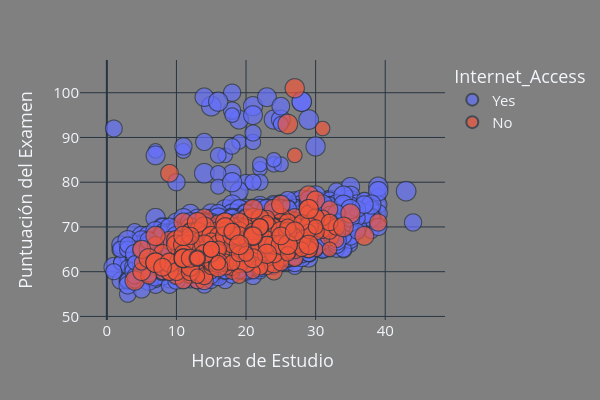

Notebook code cell kept with this figure:
### Code cell
# Scatter relacion horas_sueño-sesiones_entrenamiento Color:actividad_fisica
varX = df['Hours_Studied']
varY = df['Exam_Score']
col = 'Internet_Access'
cocs = 'Jet'
x_title = 'Horas de Estudio'
y_title = 'Puntuación del Examen'
tamano = 'Previous_Scores'
sct(varX, varY, col, cocs, x_title, y_title, tamano)

### Figure 1 — Plotly figure (JSON) as saved in the notebook; plotly's stock layout.template omitted (floating-point values rounded to 4 significant figures; data arrays with more than 128 entries replaced by an {"elided": "..."} marker saying what was removed)
{"data": [{"hovertemplate": "Internet_Access=Yes<br>Hours_Studied=%{x}<br>Exam_Score=%{y}<br>Previous_Scores=%{marker.size}<extra></extra>", "legendgroup": "Yes", "marker": {"color": "#636efa", "size": {"elided": "6108 int values"}, "sizemode": "area", "sizeref": 0.25, "symbol": "circle"}, "mode": "markers", "name": "Yes", "showlegend": true, "x": {"elided": "6108 int values"}, "xaxis": "x", "y": {"elided": "6108 int values"}, "yaxis": "y", "type": "scattergl"}, {"hovertemplate": "Internet_Access=No<br>Hours_Studied=%{x}<br>Exam_Score=%{y}<br>Previous_Scores=%{marker.size}<extra></extra>", "legendgroup": "No", "marker": {"color": "#EF553B", "size": {"elided": "499 int values"}, "sizemode": "area", "sizeref": 0.25, "symbol": "circle"}, "mode": "markers", "name": "No", "showlegend": true, "x": {"elided": "499 int values"}, "xaxis": "x", "y": {"elided": "499 int values"}, "yaxis": "y", "type": "scattergl"}], "layout": {"xaxis": {"anchor": "y", "domain": [0.0, 1.0], "title": {"text": "Horas de Estudio"}}, "yaxis": {"anchor": "x", "domain": [0.0, 1.0], "title": {"text": "Puntuación del Examen"}}, "legend": {"title": {"text": "Internet_Access"}, "tracegroupgap": 0, "itemsizing": "constant"}, "margin": {"t": 60}, "title": {"pad": {"t": 20}, "font": {"family": "verdana", "color": "black", "size": 16}}, "font": {"size": 15}, "paper_bgcolor": "gray", "plot_bgcolor": "gray", "height": 400, "width": 600}}
